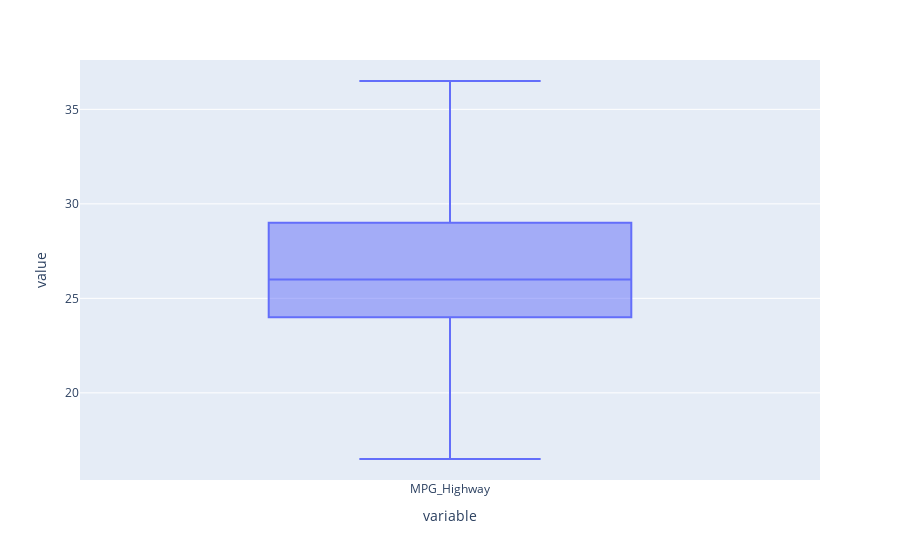

The notebook cell saved with this chart:
### Code cell
px.box(car["MPG_Highway"])

### Figure 1 — Plotly figure (JSON) as saved in the notebook; plotly's stock layout.template omitted (floating-point values rounded to 4 significant figures; data arrays with more than 128 entries replaced by an {"elided": "..."} marker saying what was removed)
{"data": [{"alignmentgroup": "True", "hovertemplate": "variable=%{x}<br>value=%{y}<extra></extra>", "legendgroup": "", "marker": {"color": "#636efa"}, "name": "", "notched": false, "offsetgroup": "", "orientation": "v", "showlegend": false, "type": "box", "x": {"elided": "428 str values"}, "x0": " ", "xaxis": "x", "y": {"elided": "428 float values"}, "y0": " ", "yaxis": "y"}], "layout": {"boxmode": "group", "legend": {"tracegroupgap": 0}, "margin": {"t": 60}, "xaxis": {"anchor": "y", "domain": [0, 1], "title": {"text": "variable"}}, "yaxis": {"anchor": "x", "domain": [0, 1], "title": {"text": "value"}}}}
